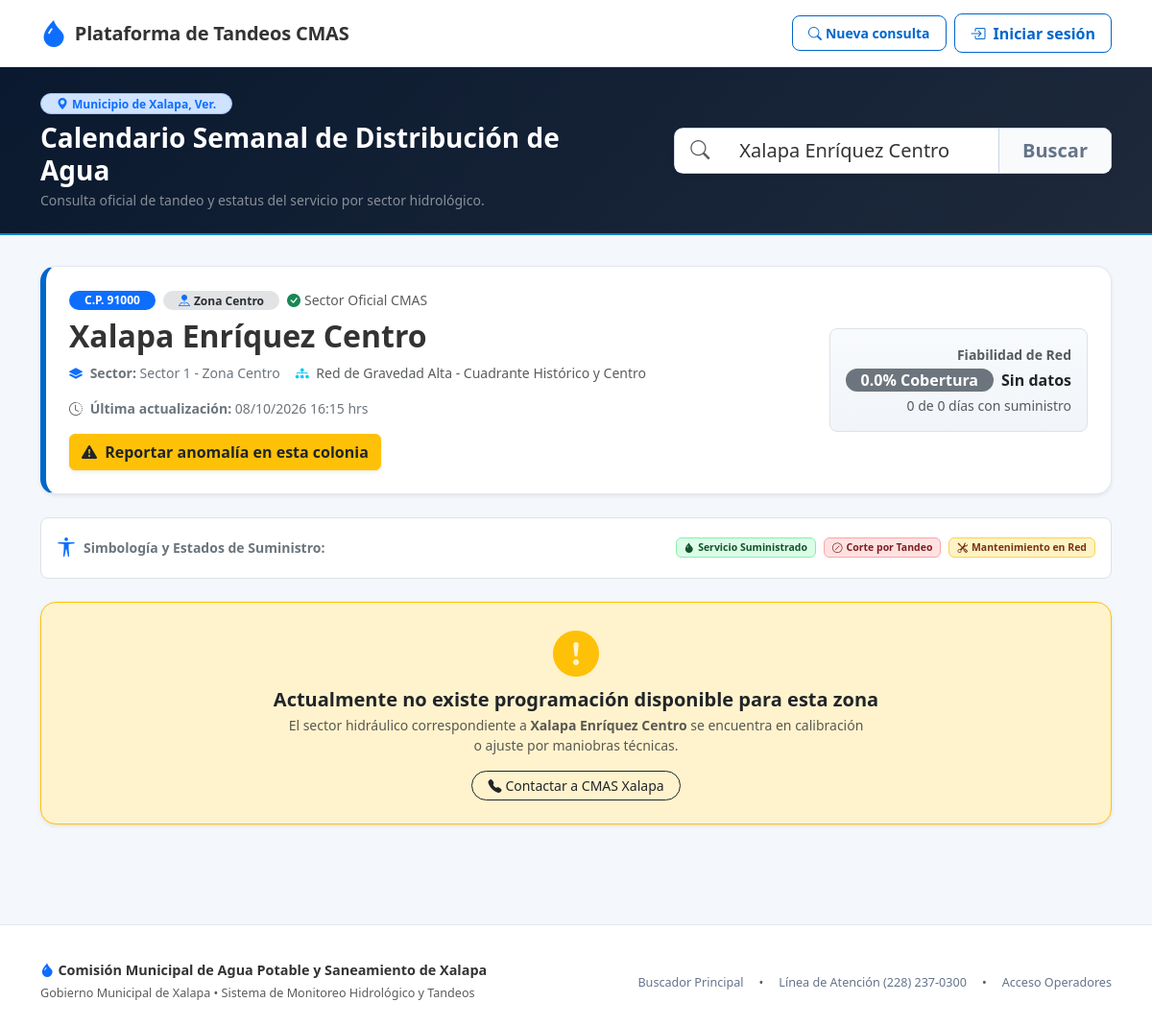
Page /consulta?q=Xalapa+Enríquez+Centro on the committed database.
### tables this page shows
CREATE TABLE colonias (
    id_colonia INTEGER PRIMARY KEY AUTOINCREMENT,
    nombre TEXT NOT NULL,
    codigo_postal TEXT NOT NULL,
    id_sector INTEGER,
    zona TEXT,
    FOREIGN KEY (id_sector) REFERENCES sectores(id_sector) ON UPDATE CASCADE ON DELETE RESTRICT
);

CREATE TABLE sectores (
    id_sector INTEGER PRIMARY KEY AUTOINCREMENT,
    nombre TEXT NOT NULL UNIQUE,
    descripcion TEXT
);

### app/routes/consulta_routes.py (the view, shortened to what this page needs)
@consulta_bp.route("/consulta", methods=["GET"])
def vista_calendario():
    termino = sanitizar_cadena(request.args.get("q", ""))
    sugerencias_default = [
        {"nombre": "Centro", "cp": "91000"},
        {"nombre": "Las Ánimas", "cp": "91190"},
        {"nombre": "Coapexpan", "cp": "91070"},
        {"nombre": "C.P. 91000", "cp": "91000"},
        {"nombre": "C.P. 91070", "cp": "91070"},
    ]
    if len(termino) > 100:
        termino = termino[:100]
    service = _get_service()
    resultado = service.consultar_por_termino(termino)
    return render_template(
        "public/calendario.html",
        resultado=resultado,
        q=termino,
        colonia=resultado.get("colonia"),
        sector=resultado.get("sector"),
        programacion=resultado.get("programacion", []),
        coincidencias=resultado.get("coincidencias", []),
        fiabilidad=resultado.get("fiabilidad"),
        ultima_actualizacion=resultado.get("ultima_actualizacion"),
        sugerencias=sugerencias_default,
    ), 200

### app/templates/public/calendario.html (shortened to what this page needs)
{% extends "base.html" %}
{% block navbar_extra %}
<a href="/" class="btn btn-sm btn-outline-cmas d-inline-flex align-items-center gap-1">
  <i class="bi bi-search" aria-hidden="true"></i>
  <span>Nueva consulta</span>
</a>
{% endblock %}
{% block content %}
<section class="cmas-search-hero-dark py-4 text-white">
  <div class="container">
    <div class="row align-items-center justify-content-between g-3">
      <div class="col-lg-6">
        <span class="badge bg-primary-subtle text-primary border border-primary-subtle rounded-pill px-3 py-1 small fw-semibold mb-2">
          <i class="bi bi-geo-alt-fill me-1"></i>Municipio de Xalapa, Ver.
        </span>
        <h1 class="h3 fw-bold mb-1 text-white">
          Calendario Semanal de Distribución de Agua
        </h1>
        <p class="text-white-50 small mb-0">
          Consulta oficial de tandeo y estatus del servicio por sector hidrológico.
        </p>
      </div>
      <div class="col-lg-5">
        <form action="{{ url_for('consulta.vista_calendario') }}" method="GET" class="search-form-consulta" role="search" id="formBuscarCalendario">
          <div class="input-group input-group-lg shadow-sm">
            <span class="input-group-text bg-white border-end-0 text-muted ps-3">
              <i class="bi bi-search" aria-hidden="true"></i>
            </span>
            <input
              type="search"
              name="q"
              id="inputBuscarCalendario"
              class="form-control border-start-0 border-end-0"
              placeholder="Colonia o Código Postal (5 dígitos)..."
              value="{{ q }}"
              required
              minlength="2"
              autocomplete="off"
              aria-label="Buscar colonia o código postal">
            <button class="btn btn-cmas-primary px-4 fw-semibold" type="submit" id="btnBuscarCalendario">
              Buscar
            </button>
          </div>
        </form>
      </div>
    </div>
  </div>
</section>
<div class="container py-4 my-2">
  {% if resultado and not resultado.encontrado %}
    <div class="cmas-empty-state-card mx-auto text-center p-4 p-md-5 my-3 shadow-sm">
      <div class="empty-icon-wrapper mb-3 text-warning">
        <i class="bi bi-exclamation-triangle-fill display-4" aria-hidden="true"></i>
      </div>
      <h2 class="h4 fw-bold text-cmas-dark mb-2">
        {% if not resultado.success %}
          Parámetro de búsqueda no válido
        {% else %}
          No encontramos esa colonia
        {% endif %}
      </h2>
      <p class="text-muted max-w-500 mx-auto mb-4">
        {{ resultado.mensaje }}
      </p>
      <div class="bg-light border rounded-3 p-3 text-start max-w-600 mx-auto mb-4">
        <div class="fw-bold text-dark mb-2 small d-flex align-items-center gap-1">
          <i class="bi bi-lightbulb-fill text-warning"></i>
          <span>Recomendaciones para una búsqueda exitosa:</span>
        </div>
        <ul class="mb-0 text-secondary small ps-3">
          <li>Si buscas por <strong>Código Postal</strong>, introduce los 5 dígitos exactos (ej. <strong>91000</strong>, <strong>91070</strong>, <strong>91190</strong>).</li>
          <li>Escribe únicamente el nombre de la colonia, sin prefijos como "Col.", "Fraccionamiento" o "Unidad Habitacional".</li>
          <li>Puedes hacer clic en alguna de las colonias más consultadas a continuación:</li>
        </ul>
      </div>
      <div class="d-flex flex-wrap justify-content-center gap-2 mb-4" aria-label="Colonias sugeridas">
        <span class="align-self-center small text-muted me-1">Sugerencias:</span>
        {% for sug in sugerencias %}
          <a href="{{ url_for('consulta.vista_calendario', q=sug.nombre) }}" class="btn btn-outline-secondary btn-sm rounded-pill px-3">
            <i class="bi bi-geo-alt me-1 text-primary" aria-hidden="true"></i>{{ sug.nombre }}
          </a>
        {% endfor %}
      </div>
      <div class="pt-2 border-top">
        <span class="small text-muted d-block mb-2">¿Tu colonia no aparece o experimentas desabasto fuera de rol?</span>
        <div class="d-flex flex-wrap justify-content-center gap-2">
          <a href="{{ url_for('reportes.form_reportar') }}" class="btn btn-danger-subtle text-danger-emphasis border border-danger-subtle px-3 py-2 rounded-pill fw-semibold small d-inline-flex align-items-center gap-2">
            <i class="bi bi-megaphone-fill" aria-hidden="true"></i>
            <span>Reportar anomalía</span>
          </a>
          <a href="tel:2282370300" class="btn btn-outline-secondary px-3 py-2 rounded-pill fw-semibold small d-inline-flex align-items-center gap-2">
            <i class="bi bi-telephone-fill" aria-hidden="true"></i>
            <span>Teléfono CMAS: (228) 237-0300</span>
          </a>
        </div>
      </div>
    </div>
  {% elif colonia %}
    <div class="cmas-info-card shadow-sm p-4 mb-4">
      <div class="row align-items-center g-3">
        <div class="col-lg-8">
          <div class="d-flex flex-wrap align-items-center gap-2 mb-2">
            <span class="badge bg-primary px-3 py-1 rounded-pill fw-bold">
              C.P. {{ colonia.codigo_postal }}
            </span>
            <span class="badge bg-secondary-subtle text-secondary-emphasis rounded-pill px-3 py-1">
              <i class="bi bi-pin-map-fill me-1 text-primary"></i>{{ colonia.zona or 'Zona Metropolitana' }}
            </span>
            <span class="text-muted small">
              <i class="bi bi-check-circle-fill text-success me-1"></i>Sector Oficial CMAS
            </span>
          </div>
          <h2 class="h2 fw-bold text-cmas-dark mb-1">
            <span>{{ colonia.nombre or colonia.nombre_colonia }}</span>
          </h2>
          <div class="text-secondary small d-flex flex-wrap align-items-center gap-3 mt-2">
            <div>
              <i class="bi bi-layers-fill text-primary me-1"></i>
              <strong>Sector:</strong> {{ sector.nombre or sector.nombre_sector if sector else 'Sector General' }}
            </div>
            {% if sector and (sector.descripcion or sector.red_hidraulica) %}
              <div class="text-muted">
                <i class="bi bi-diagram-3-fill text-info me-1"></i>
                <span>{{ sector.descripcion or sector.red_hidraulica }}</span>
              </div>
            {% endif %}
            <div>
              <i class="bi bi-clock-history text-muted me-1"></i>
              <span><strong>Última actualización:</strong> {{ ultima_actualizacion }}</span>
            </div>
          </div>
          <div class="mt-3">
            <a href="{{ url_for('reportes.form_reportar', colonia_id=colonia.id_colonia) }}" class="btn btn-warning fw-bold text-dark shadow-sm">
              <i class="bi bi-exclamation-triangle-fill me-1"></i> Reportar anomalía en esta colonia
            </a>
          </div>
        </div>
        <div class="col-lg-4 text-lg-end">
          {% if fiabilidad %}
            <div class="fiabilidad-box p-3 rounded-3 border bg-light text-start text-lg-end d-inline-block">
              <div class="small text-muted fw-semibold mb-1">Fiabilidad de Red</div>
              <div class="d-flex align-items-center justify-content-lg-end gap-2 mb-1">
                <span class="badge bg-{{ fiabilidad.badge_clase }} fs-6 px-3 py-1 rounded-pill">
                  {{ fiabilidad.porcentaje_cobertura }}% Cobertura
                </span>
                <span class="fw-bold text-dark">{{ fiabilidad.nivel_estabilidad }}</span>
              </div>
              <div class="text-muted small">
                {{ fiabilidad.dias_servicio }} de {{ fiabilidad.total_dias }} días con suministro
              </div>
            </div>
          {% endif %}
        </div>
      </div>
    </div>
    <div class="accessibility-legend-bar p-3 mb-4 rounded-3 border bg-white d-flex flex-wrap align-items-center justify-content-between gap-3 shadow-xs">
      <div class="d-flex align-items-center gap-2 small fw-semibold text-secondary">
        <i class="bi bi-universal-access fs-5 text-primary" aria-hidden="true"></i>
        <span>Simbología y Estados de Suministro:</span>
      </div>
      <div class="d-flex flex-wrap gap-2 small">
        <span class="badge badge-status-activo px-2 py-1">
          <i class="bi bi-droplet-fill me-1" aria-hidden="true"></i>Servicio Suministrado
        </span>
        <span class="badge badge-status-suspendido px-2 py-1">
          <i class="bi bi-slash-circle me-1" aria-hidden="true"></i>Corte por Tandeo
        </span>
        <span class="badge badge-status-mantenimiento px-2 py-1">
          <i class="bi bi-tools me-1" aria-hidden="true"></i>Mantenimiento en Red
        </span>
      </div>
    </div>
    {% if not programacion or programacion|length == 0 %}
      <div class="alert alert-warning border-warning p-4 rounded-4 shadow-sm text-center my-4" role="status">
        <i class="bi bi-exclamation-circle-fill text-warning display-5 mb-2" aria-hidden="true"></i>
        <h3 class="h5 fw-bold text-dark mt-2 mb-1">
          Actualmente no existe programación disponible para esta zona
        </h3>
        <p class="text-muted small max-w-600 mx-auto mb-3">
          El sector hidráulico correspondiente a <strong>{{ colonia.nombre or colonia.nombre_colonia }}</strong> se encuentra en calibración o ajuste por maniobras técnicas.
        </p>
        <a href="tel:2282370300" class="btn btn-outline-dark btn-sm rounded-pill px-3">
          <i class="bi bi-telephone-fill me-1"></i>Contactar a CMAS Xalapa
        </a>
      </div>
    {% endif %}
  {% endif %}
</div>
<footer class="cmas-footer mt-5" role="contentinfo">
  <div class="container">
    <div class="row align-items-center g-3">
      <div class="col-md-6 text-center text-md-start">
        <p class="mb-1 fw-semibold text-cmas-dark">
          <i class="bi bi-droplet-fill text-primary me-1"></i>Comisión Municipal de Agua Potable y Saneamiento de Xalapa
        </p>
        <p class="mb-0 text-muted small">
          Gobierno Municipal de Xalapa • Sistema de Monitoreo Hidrológico y Tandeos
        </p>
      </div>
      <div class="col-md-6 text-center text-md-end">
        <div class="d-inline-flex gap-3 small">
          <a href="/" class="footer-link">Buscador Principal</a>
          <span class="text-muted">•</span>
          <a href="tel:2282370300" class="footer-link">Línea de Atención (228) 237-0300</a>
          <span class="text-muted">•</span>
          <a href="{{ url_for('auth.login_form') }}" class="footer-link">Acceso Operadores</a>
        </div>
      </div>
    </div>
  </div>
</footer>
{% endblock %}

### rows in the picture
colonias: codigo_postal "91000", zona "Zona Centro", nombre "Xalapa Enríquez Centro"
sectores: nombre "Sector 1 - Zona Centro", descripcion "Red de Gravedad Alta - Cuadrante Histórico y Centro"

### other values in the picture
{{ ultima_actualizacion }} "08/10/2026 16:15 hrs"
{{ fiabilidad.porcentaje_cobertura }} "0.0"
{{ fiabilidad.nivel_estabilidad }} "Sin datos"
{{ fiabilidad.dias_servicio }} "0"
{{ fiabilidad.total_dias }} "0"
